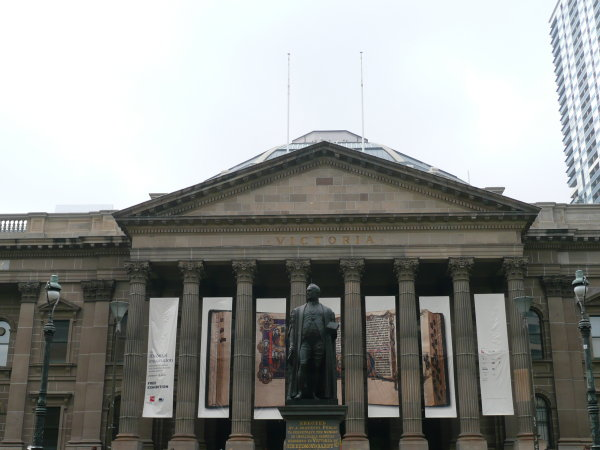
#> input picture classical/Data/Train/Set1/1.jpg, 600 x 450 px; its folder holds only this picture in this run
$ python Wrapper.py
#> lines starting #> are read from the running program, lines starting #| are printed output that depends on the picture

"""
RBE/CS Fall 2022: Classical and Deep Learning Approaches for
Geometric Computer Vision
Project 1: MyAutoPano: Phase 1: Classical CV
hverma@wpi.edu

Author(s):
Lening Li (lli4@wpi.edu)
Teaching Assistant in Robotics Engineering,
Worcester Polytechnic Institute

Reference for cylindrical transformation
https://www.scribd.com/document/510892500/Panorama-Stitching
"""

# Code starts here:

import numpy as np
import cv2

# Add any python libraries here

import argparse
import glob

from skimage.feature import peak_local_max


## --------- Functions -----------

# [215 lines left out: functions Cimg_gen, ANMS, feature_descriptor, compute_homography, RANSAC, feature_matching and 2 more, not called in this run]

def xy_to_XY(x, y, center, focal_length):

    xc, yc = center[0], center[1]

    x_new = ((np.tan((x-xc)/focal_length))*focal_length)+xc
    y_new = ((y-yc)/np.cos((x-xc)/focal_length))+yc

    return x_new, y_new


def cylinder_transform(image):

    # function inspired by: https://www.scribd.com/document/510892500/Panorama-Stitching

    height, width = image.shape[:2]
#> height = 450; width = 600
    f = 1200                 # Focal length
    center = [width//2, height//2]
#> center = [300, 225]

    image_canvas = np.zeros(image.shape, dtype=np.uint8)

    AllCoordinates_of_ti =  np.array([np.array([i, j]) for i in range(width) for j in range(height)])

    # In order to map out all the possible coordinates, we build an array

    all_coords = []
    for i in range(width):
        for j in range(height):
            all_coords.append([i, j])

    all_coords = np.array(all_coords)

    all_x = all_coords[:, 0]
    all_y = all_coords[:, 1]

    # Finding corresponding coordinates of the transformed image in the initial image
    mapped_x, mapped_y = xy_to_XY(all_x, all_y, center, f)
#> in xy_to_XY, `xc, yc = center[0], center[1]`: xc = 300; yc = 225

    # Rounding off the coordinate values to get exact pixel values (top-left corner)
    rounded_mapped_x = mapped_x.astype(int)
    rounded_mapped_y = mapped_y.astype(int)

    # Finding transformed image points whose corresponding
    # initial image points lies inside the initial image
    GoodIndices = (rounded_mapped_x >= 0) * (rounded_mapped_x <= (width-2)) * \
                  (rounded_mapped_y >= 0) * (rounded_mapped_y <= (height-2))

    # Removing all the outside points from everywhere
    all_x = all_x[GoodIndices]
    all_y = all_y[GoodIndices]

    mapped_x = mapped_x[GoodIndices]
    mapped_y = mapped_y[GoodIndices]

    rounded_mapped_x = rounded_mapped_x[GoodIndices]
    rounded_mapped_y = rounded_mapped_y[GoodIndices]

    # Bilinear interpolation
    xdiff = mapped_x - rounded_mapped_x
    ydiff = mapped_y - rounded_mapped_y

    weight_tl = (1.0-xdiff)*(1.0-ydiff)
    weight_tr = (xdiff)*(1.0 - ydiff)
    weight_bl = (1.0-xdiff)*(ydiff)
    weight_br = (xdiff)*(ydiff)

    image_canvas[all_y, all_x, :] = ( weight_tl[:, None]*image[rounded_mapped_y, rounded_mapped_x,:] ) + \
                                      ( weight_tr[:, None]*image[rounded_mapped_y, rounded_mapped_x + 1,:] ) + \
                                      ( weight_bl[:, None]*image[rounded_mapped_y+1, rounded_mapped_x, :] ) + \
                                      ( weight_br[:, None]*image[rounded_mapped_y+1, rounded_mapped_x+1, :] )
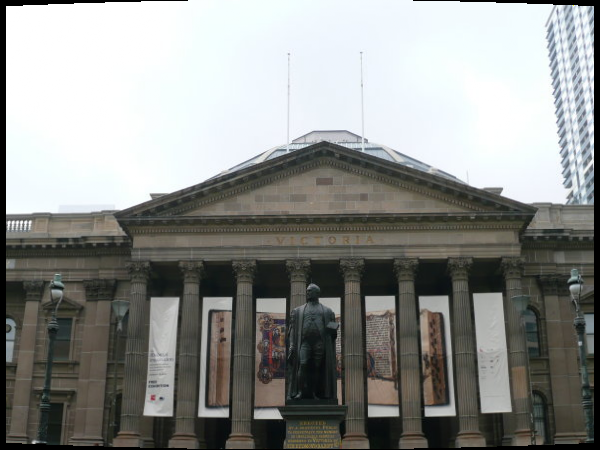
#> image_canvas: shape (450, 600, 3); mean B, G, R 139.6, 142.5, 140.9


    # Getting x coorinate to remove black region from right and left in the transformed image
    min_x = min(all_x)
#> min_x = 6

    # Cropping out the black region from both sides (using symmetricity)
    image_canvas = image_canvas[:, min_x : -min_x, :]
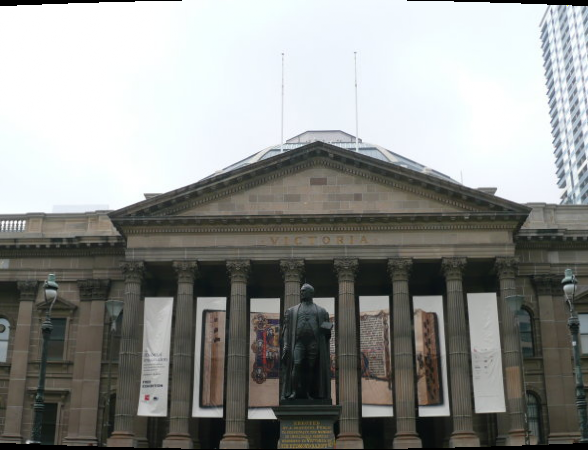
#> image_canvas: shape (450, 588, 3); mean B, G, R 142.5, 145.4, 143.8

    return image_canvas, all_x-min_x, all_y

def main():

    # Add any Command Line arguments here
    Parser = argparse.ArgumentParser()
    Parser.add_argument('--NumFeatures', default=100, help='Number of best features to extract from each image, Default:100')

    Args = Parser.parse_args()
    NumFeatures = Args.NumFeatures

    """
    Read a set of images for Panorama stitching
    """

    # path = '../Data/P1TestSet/P1TestSet/Phase1/TestSet3'

    path = '../Data/Train/Set1'

    files = glob.glob(path + '/*.jpg')
    files.sort()

    print(len(files))

    warped_copy_left, _, _ = cylinder_transform(cv2.imread(files[0]))

    for i in range(1, len(files)):

        img1 = warped_copy_left
        img2, _, _ = cylinder_transform(cv2.imread(files[i]))


        """
        Corner Detection
        Save Corner detection output as corners.png
        """
        print("Corner Detection Started\n")
        bw_img1 = cv2.cvtColor(img1, cv2.COLOR_BGR2GRAY)
        bw_img2 = cv2.cvtColor(img2, cv2.COLOR_BGR2GRAY)

        match_pairs = []

        while len(match_pairs) == 0:       # Keep running until match pairs are not found

            """
            Perform ANMS: Adaptive Non-Maximal Suppression
            Save ANMS output as anms.png
            """

            Cimg1 = Cimg_gen(img1, 5, 3, 0.001)
            Cimg2 = Cimg_gen(img2, 5, 3, 0.001)


            Nbest_list1 = ANMS(Cimg1, num_best_features=10000)
            Nbest_list2 = ANMS(Cimg2, num_best_features=10000)


            """
            Feature Descriptors
            Save Feature Descriptor output as FD.png
            """
            encode_vecs_img1 = feature_descriptor(bw_img1, Nbest_list1)
            encode_vecs_img2 = feature_descriptor(bw_img2, Nbest_list2)

            """
            Feature Matching
            Save Feature Matching output as matching.png
            """
            match_pairs = feature_matching(encode_vecs_img1=encode_vecs_img1, encode_vecs_img2=encode_vecs_img2, ratio=0.9)


        print("ANMS Done\n")
        print("Feature Descriptors Done\n")
        print("Feature Matching\n")


        # Printing corners---------------------------------
        corners1 = np.column_stack(np.where(Cimg1 > 0.001 * Cimg1.max()))
        corners2 = np.column_stack(np.where(Cimg2 > 0.001 * Cimg2.max()))

        output_img1 = img1.copy()
        output_img2 = img2.copy()

        for x, y in corners1:
            cv2.circle(output_img1, (y, x), radius=1, color=(0, 0, 255), thickness=1)

        for x, y in corners2:
            cv2.circle(output_img2, (y, x), radius=1, color=(0, 0, 255), thickness=1)

        # cv2.imwrite()

        cv2.imshow('Corners 1', output_img1)
        cv2.waitKey(0)
        cv2.destroyAllWindows()

        cv2.imshow('Corners 2', output_img2)
        cv2.waitKey(0)
        cv2.destroyAllWindows()

        # End of printing corners-------------

        # Printing ANMS------------------------

        ANMS_1 = img1.copy()
        ANMS_2 = img2.copy()

        for x, y in Nbest_list1:
            cv2.circle(ANMS_1, (y, x), radius=1, color=(0, 0, 255), thickness=1)

        for x, y in Nbest_list2:
            cv2.circle(ANMS_2, (y, x), radius=1, color=(0, 0, 255), thickness=1)

        cv2.imshow('ANMS Points 1', ANMS_1)
        cv2.waitKey(0)
        cv2.destroyAllWindows()

        cv2.imshow('ANMS Points 2', ANMS_2)
        cv2.waitKey(0)
        cv2.destroyAllWindows()

        # End of printing ANMS--------------

        """
        Refine: RANSAC, Estimate Homography
        """
        print("RANSAC Done\n")

        cv2.imshow('ANMS_1', ANMS_1)
        cv2.waitKey(0)
        cv2.destroyAllWindows()

        cv2.imshow('ANMS_2', ANMS_2)
        cv2.waitKey(0)
        cv2.destroyAllWindows()

        pixel_coors1 = [i[0] for i in match_pairs]
        pixel_coors2 = [i[1] for i in match_pairs]

        keypoints_1 = conv_coors_key(pixel_coors1, 5)
        keypoints_2 = conv_coors_key(pixel_coors2, 5)

        print("Calculated Keypoints\n")

        cv2_matches = [cv2.DMatch(_queryIdx=i, _trainIdx=i, _distance=0) for i in range(len(match_pairs))]

        result_img = cv2.drawMatches(img1,
                             keypoints_1,
                             img2,
                             keypoints_2,
                             cv2_matches,
                             outImg = None,
                             matchesThickness = 1,
                             matchColor=(0, 255, 255),
                             flags=cv2.DrawMatchesFlags_NOT_DRAW_SINGLE_POINTS
                             )

        cv2.imshow('Unrefined Matches', result_img)
        cv2.waitKey(0)
        cv2.destroyAllWindows()

        H_cap, longest_set_inliers = RANSAC(match_pairs, threshold = 175, max_iter=10000)

        new_pixel_coors1 = [i[0] for i in longest_set_inliers]
        new_pixel_coors2 = [i[1] for i in longest_set_inliers]

        new_keypoints_1 = conv_coors_key(new_pixel_coors1, 5)
        new_keypoints_2 = conv_coors_key(new_pixel_coors2, 5)

        new_cv2_matches = [cv2.DMatch(_queryIdx=i, _trainIdx=i, _distance=0) for i in range(len(longest_set_inliers))]

        new_result_img = cv2.drawMatches(img1,
                                new_keypoints_1,
                                img2,
                                new_keypoints_2,
                                new_cv2_matches,
                                outImg = None,
                                matchesThickness = 1,
                                matchColor=(0, 255, 255),
                                flags=cv2.DrawMatchesFlags_NOT_DRAW_SINGLE_POINTS
                                )
        cv2.imshow('Refined Matches After RANSAC', new_result_img)
        cv2.waitKey(0)
        cv2.destroyAllWindows()

        """
        Image Warping + Blending
        Save Panorama output as mypano.png
        """
        warped_copy_left = stitcher(img1, img2, H_cap)

    cv2.imshow('Final Merged', warped_copy_left)
    cv2.waitKey(0)
    cv2.destroyAllWindows()


if __name__ == "__main__":
	main()

$ run again, on classical/Data/Train/Set1/2.jpg
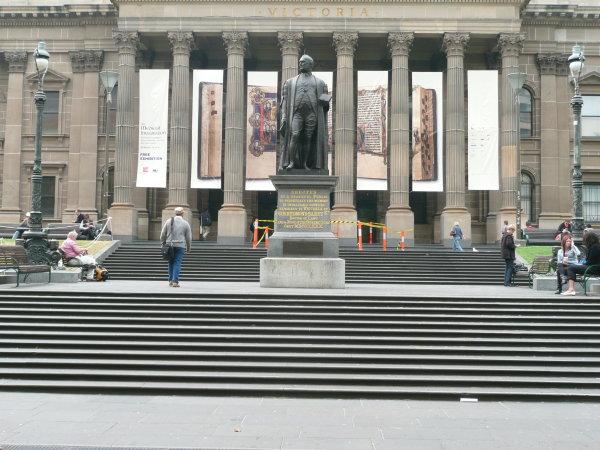
#> input picture classical/Data/Train/Set1/2.jpg, 600 x 450 px
#> height = 450; width = 600
#> center = [300, 225]
#> xc = 300; yc = 225
#> in cylinder_transform, `image_canvas[all_y, all_x, :] = ( weight_tl[:, None]*image[rounded_map..`:
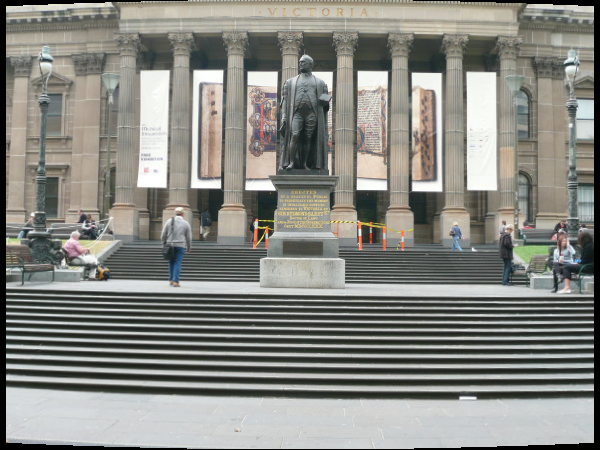
#> image_canvas: shape (450, 600, 3); mean B, G, R 130.6, 136.5, 136.4
#> min_x = 6
#> in cylinder_transform, `image_canvas = image_canvas[:, min_x : -min_x, :]`:
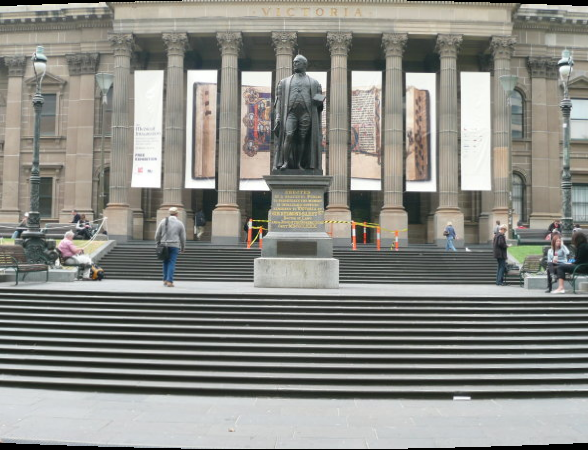
#> image_canvas: shape (450, 588, 3); mean B, G, R 133.2, 139.3, 139.1

$ run again, on classical/Data/Train/Set1/3.jpg
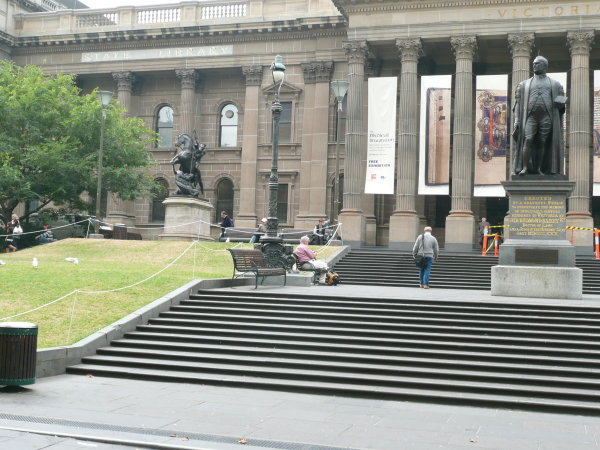
#> input picture classical/Data/Train/Set1/3.jpg, 600 x 450 px
#> height = 450; width = 600
#> center = [300, 225]
#> xc = 300; yc = 225
#> in cylinder_transform, `image_canvas[all_y, all_x, :] = ( weight_tl[:, None]*image[rounded_map..`:
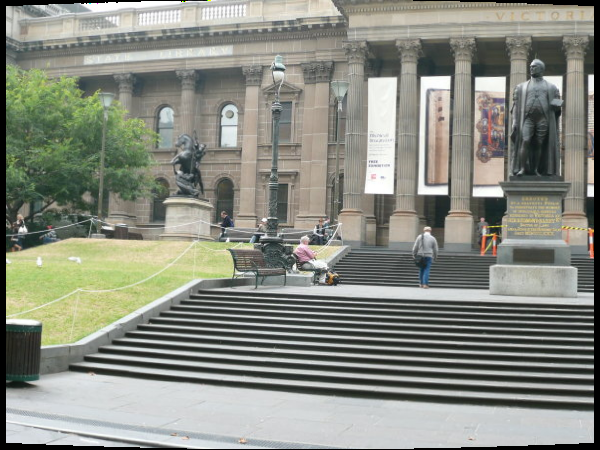
#> image_canvas: shape (450, 600, 3); mean B, G, R 130.1, 140.5, 137.7
#> min_x = 6
#> in cylinder_transform, `image_canvas = image_canvas[:, min_x : -min_x, :]`:
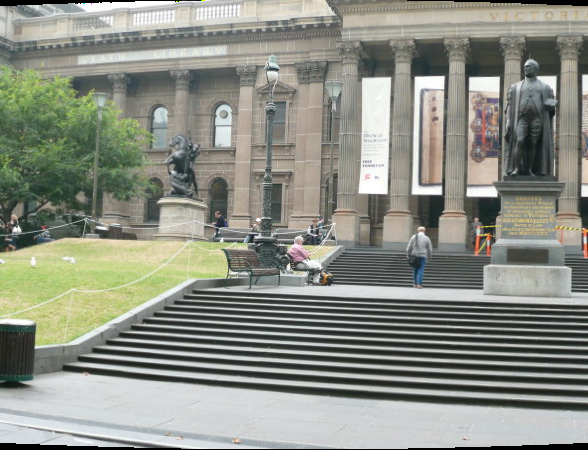
#> image_canvas: shape (450, 588, 3); mean B, G, R 132.8, 143.3, 140.5
